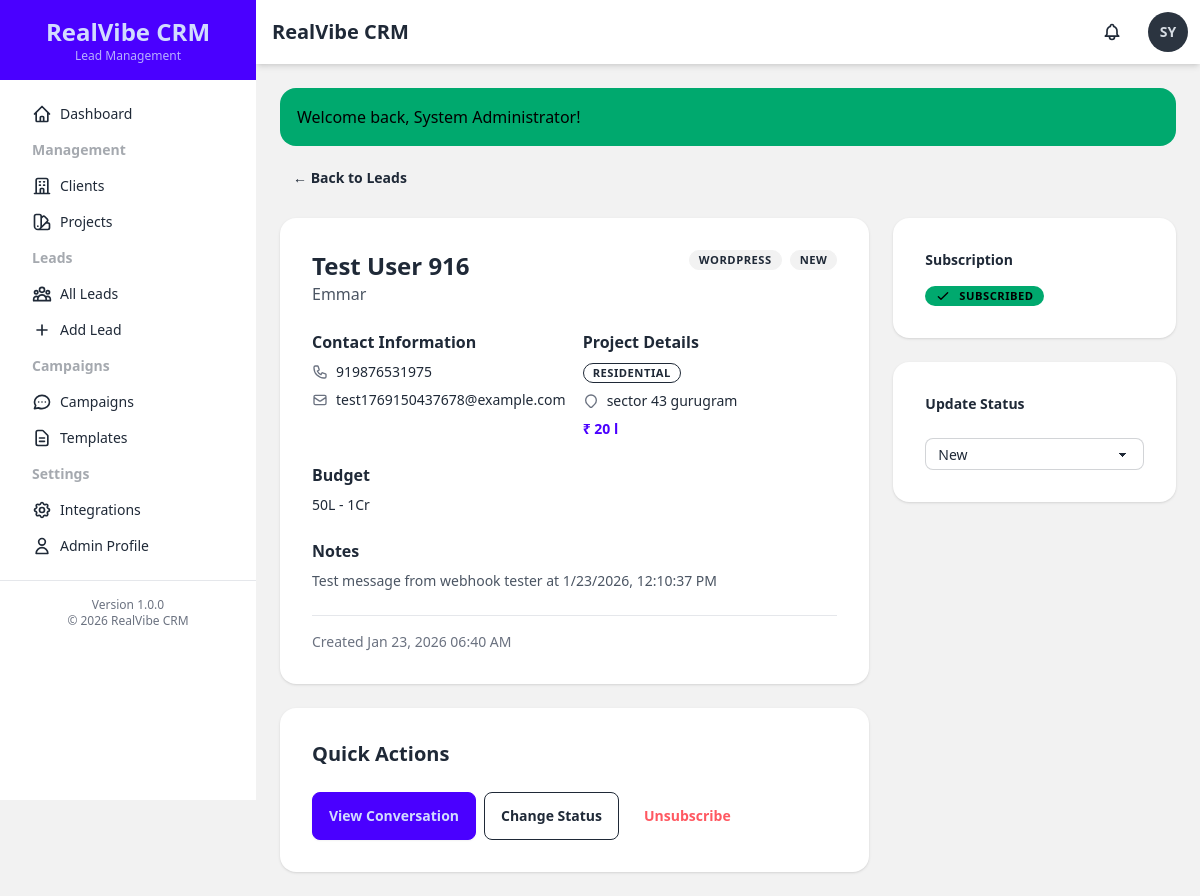
Page /leads/2 (signed in) on the committed database.
### tables this page shows
CREATE TABLE `users` (
  `id` int(11) NOT NULL AUTO_INCREMENT,
  `username` varchar(50) NOT NULL,
  `email` varchar(100) NOT NULL,
  `password` varchar(255) NOT NULL,
  `full_name` varchar(100) NOT NULL,
  `role` enum('admin','manager','agent') NOT NULL DEFAULT 'agent',
  `is_active` tinyint(1) NOT NULL DEFAULT 1,
  `created_at` timestamp NOT NULL DEFAULT current_timestamp(),
  `updated_at` timestamp NOT NULL DEFAULT current_timestamp() ON UPDATE current_timestamp(),
  PRIMARY KEY (`id`),
  UNIQUE KEY `username` (`username`),
  UNIQUE KEY `email` (`email`),
  KEY `idx_role` (`role`),
  KEY `idx_is_active` (`is_active`)
);

CREATE TABLE `leads` (
  `id` int(11) NOT NULL AUTO_INCREMENT,
  `project_id` int(11) NOT NULL,
  `name` varchar(100) NOT NULL,
  `phone` varchar(20) NOT NULL,
  `email` varchar(100) DEFAULT NULL,
  `source` enum('meta','wordpress','linkedin','manual','other') NOT NULL DEFAULT 'manual',
  `meta_form_id` varchar(255) DEFAULT NULL COMMENT 'Meta Lead Form ID',
  `meta_lead_id` varchar(255) DEFAULT NULL COMMENT 'Meta Lead ID for tracking',
  `meta_ad_id` varchar(255) DEFAULT NULL COMMENT 'Meta Ad ID that generated this lead',
  `meta_campaign_id` varchar(255) DEFAULT NULL COMMENT 'Meta Campaign ID',
  `status` enum('new','contacted','interested','qualified','converted','lost') NOT NULL DEFAULT 'new',
  `is_subscribed` tinyint(1) NOT NULL DEFAULT 1,
  `budget` varchar(100) DEFAULT NULL,
  `notes` text DEFAULT NULL,
  `lead_data` longtext DEFAULT NULL CHECK (json_valid(`lead_data`)),
  `assigned_to` int(11) DEFAULT NULL,
  `created_at` timestamp NOT NULL DEFAULT current_timestamp(),
  `updated_at` timestamp NOT NULL DEFAULT current_timestamp() ON UPDATE current_timestamp(),
  PRIMARY KEY (`id`),
  UNIQUE KEY `unique_phone_project` (`phone`,`project_id`),
  KEY `idx_project_id` (`project_id`),
  KEY `idx_phone` (`phone`),
  KEY `idx_email` (`email`),
  KEY `idx_source` (`source`),
  KEY `idx_status` (`status`),
  KEY `idx_is_subscribed` (`is_subscribed`),
  KEY `idx_assigned_to` (`assigned_to`),
  KEY `idx_created_at` (`created_at`),
  KEY `idx_meta_form` (`meta_form_id`,`meta_lead_id`),
  CONSTRAINT `fk_leads_assigned_to` FOREIGN KEY (`assigned_to`) REFERENCES `users` (`id`) ON DELETE SET NULL,
  CONSTRAINT `fk_leads_project_id` FOREIGN KEY (`project_id`) REFERENCES `projects` (`id`) ON DELETE CASCADE
);

CREATE TABLE `projects` (
  `id` int(11) NOT NULL AUTO_INCREMENT,
  `client_id` int(11) NOT NULL,
  `project_name` varchar(150) NOT NULL,
  `project_type` varchar(50) DEFAULT NULL,
  `location` varchar(200) DEFAULT NULL,
  `description` text DEFAULT NULL,
  `welcome_message` text DEFAULT NULL,
  `whatsapp_provider` varchar(50) DEFAULT 'default' COMMENT 'WhatsApp provider: default, aisensy, whatsapp_api, twilio',
  `aisensy_campaign_name` varchar(100) DEFAULT NULL COMMENT 'AiSensy campaign name (required when provider is aisensy)',
  `price_range` varchar(100) DEFAULT NULL,
  `brochure_url` varchar(255) DEFAULT NULL,
  `is_active` tinyint(1) NOT NULL DEFAULT 1,
  `created_at` timestamp NOT NULL DEFAULT current_timestamp(),
  `updated_at` timestamp NOT NULL DEFAULT current_timestamp() ON UPDATE current_timestamp(),
  PRIMARY KEY (`id`),
  KEY `idx_client_id` (`client_id`),
  KEY `idx_is_active` (`is_active`),
  CONSTRAINT `fk_projects_client_id` FOREIGN KEY (`client_id`) REFERENCES `clients` (`id`) ON DELETE CASCADE
);

### views/leads/view.php (the view, shortened to what the rows shown need)
<?php
include BASE_PATH . 'views/layouts/header.php';
?>
<div class="mb-6">
    <a href="<?= url('leads') ?>" class="btn btn-ghost btn-sm">← Back to Leads</a>
</div>
<div class="grid grid-cols-1 lg:grid-cols-3 gap-6">
    <div class="lg:col-span-2 space-y-6">
        <div class="card bg-base-100 shadow">
            <div class="card-body">
                <div class="flex justify-between items-start mb-4">
                    <div>
                        <h2 class="card-title text-2xl"><?= e($lead['name']) ?></h2>
                        <p class="text-gray-600"><?= e($lead['project_name']) ?></p>
                    </div>
                    <div class="flex gap-2">
                        <?= sourceBadge($lead['source']) ?>
                        <?= statusBadge($lead['status']) ?>
                    </div>
                </div>
                <div class="grid grid-cols-1 md:grid-cols-2 gap-4">
                    <div>
                        <h3 class="font-semibold mb-2">Contact Information</h3>
                        <div class="space-y-2 text-sm">
                            <div class="flex items-center gap-2">
                                <span><?= e($lead['phone']) ?></span>
                            </div>
                            <?php if ($lead['email']): ?>
                            <div class="flex items-center gap-2">
                                <svg xmlns="http://www.w3.org/2000/svg" class="h-4 w-4 text-gray-500" fill="none" viewBox="0 0 24 24" stroke="currentColor">
                                    <path stroke-linecap="round" stroke-linejoin="round" stroke-width="2" d="M3 8l7.89 5.26a2 2 0 002.22 0L21 8M5 19h14a2 2 0 002-2V7a2 2 0 00-2-2H5a2 2 0 00-2 2v10a2 2 0 002 2z" />
                                </svg>
                                <span><?= e($lead['email']) ?></span>
                            </div>
                            <?php endif; ?>
                        </div>
                    </div>
                    <div>
                        <h3 class="font-semibold mb-2">Project Details</h3>
                        <div class="space-y-2 text-sm">
                            <div><span class="badge badge-outline"><?= e($lead['project_type'] ?? 'N/A') ?></span></div>
                            <?php if ($lead['project_location']): ?>
                            <div class="flex items-center gap-2">
                                <svg xmlns="http://www.w3.org/2000/svg" class="h-4 w-4 text-gray-500" fill="none" viewBox="0 0 24 24" stroke="currentColor">
                                    <path stroke-linecap="round" stroke-linejoin="round" stroke-width="2" d="M17.657 16.657L13.414 20.9a1.998 1.998 0 01-2.827 0l-4.244-4.243a8 8 0 1111.314 0z" />
                                </svg>
                                <span><?= e($lead['project_location']) ?></span>
                            </div>
                            <?php endif; ?>
                            <?php if ($lead['price_range']): ?>
                            <div class="font-semibold text-primary">₹ <?= e($lead['price_range']) ?></div>
                            <?php endif; ?>
                        </div>
                    </div>
                </div>
                <?php if ($lead['budget']): ?>
                <div class="mt-4">
                    <h3 class="font-semibold mb-2">Budget</h3>
                    <p class="text-sm"><?= e($lead['budget']) ?></p>
                </div>
                <?php endif; ?>
                <?php if ($lead['notes']): ?>
                <div class="mt-4">
                    <h3 class="font-semibold mb-2">Notes</h3>
                    <p class="text-sm text-gray-600"><?= e($lead['notes']) ?></p>
                </div>
                <?php endif; ?>
                <div class="mt-4 pt-4 border-t text-sm text-gray-500">
                    Created <?= timeAgo($lead['created_at']) ?>
                </div>
            </div>
        </div>
        <div class="card bg-base-100 shadow">
            <div class="card-body">
                <h3 class="card-title mb-4">Quick Actions</h3>
                <div class="flex flex-wrap gap-2">
                    <a href="<?= url("leads/{$lead['id']}/conversation") ?>" class="btn btn-primary">
                        View Conversation
                    </a>
                    <button class="btn btn-outline" onclick="updateStatus()">Change Status</button>
                    <?php if ($lead['is_subscribed']): ?>
                        <button class="btn btn-ghost text-error" onclick="unsubscribeLead()">Unsubscribe</button>
                    <?php else: ?>
                        <button class="btn btn-ghost text-success" onclick="resubscribeLead()">Resubscribe</button>
                    <?php endif; ?>
                </div>
            </div>
        </div>
    </div>
    <div class="space-y-6">
        <div class="card bg-base-100 shadow">
            <div class="card-body">
                <h3 class="card-title text-sm mb-2">Subscription</h3>
                <?php if ($lead['is_subscribed']): ?>
                    <div class="badge badge-success gap-2">
                        <svg xmlns="http://www.w3.org/2000/svg" class="h-4 w-4" fill="none" viewBox="0 0 24 24" stroke="currentColor">
                            <path stroke-linecap="round" stroke-linejoin="round" stroke-width="2" d="M5 13l4 4L19 7" />
                        </svg>
                        Subscribed
                    </div>
                <?php endif; ?>
            </div>
        </div>
        <div class="card bg-base-100 shadow">
            <div class="card-body">
                <h3 class="card-title text-sm mb-4">Update Status</h3>
                <select id="status-select" class="select select-bordered select-sm w-full" onchange="quickUpdateStatus(this.value)">
                    <option value="new" <?= selected($lead['status'], 'new') ?>>New</option>
                </select>
            </div>
        </div>
    </div>
</div>
<?php include BASE_PATH . 'views/layouts/footer.php'; ?>

### views/layouts/header.php (shortened to what the rows shown need)
<?php requireLogin(); $user = getCurrentUser(); ?>
<!DOCTYPE html>
<html lang="en" data-theme="light">
<head>
    <link href="https://cdn.jsdelivr.net/npm/daisyui@latest/dist/full.css" rel="stylesheet" type="text/css" />
    <script src="https://cdn.tailwindcss.com"></script>
    <link rel="stylesheet" href="<?= asset('css/custom.css') ?>">
</head>
<body class="bg-base-200">
    <div class="drawer lg:drawer-open">
        <div class="drawer-content flex flex-col">
            <div class="navbar bg-base-100 shadow-md">
                <div class="flex-1">
                    <h1 class="text-xl font-bold ml-2"><?= APP_NAME ?></h1>
                </div>
                <div class="flex-none gap-2">
                    <div class="dropdown dropdown-end">
                        <label tabindex="0" id="notificationBell" class="btn btn-ghost btn-circle">
                            <div class="indicator">
                            </div>
                        </label>
                    </div>
                    <div class="dropdown dropdown-end">
                        <label tabindex="0" class="btn btn-ghost btn-circle avatar placeholder">
                            <div class="bg-neutral text-neutral-content rounded-full w-10">
                                <span><?= strtoupper(substr($user['full_name'], 0, 2)) ?></span>
                            </div>
                        </label>
                    </div>
                </div>
            </div>
            <div class="p-4 lg:p-6">
                <?php $flash = getFlashMessage(); if ($flash): ?>
                    <div class="alert alert-<?= $flash['type'] === 'error' ? 'error' : $flash['type'] ?> mb-4 flash-message">
                        <span><?= e($flash['message']) ?></span>
                    </div>
                <?php endif; ?>

### includes/helpers.php (shortened to what the rows shown need)
<?php
function asset($path) {
    return BASE_URL . '/assets/' . ltrim($path, '/');
}
function url($path = '') {
    return BASE_URL . '/' . ltrim($path, '/');
}
function e($string) {
    return htmlspecialchars($string ?? '', ENT_QUOTES, 'UTF-8');
}
function selected($value, $compare) {
    return $value == $compare ? 'selected' : '';
}
function statusBadge($status) {
    $badges = [
        'new' => '<span class="badge badge-info">New</span>',
        'contacted' => '<span class="badge badge-primary">Contacted</span>',
        'interested' => '<span class="badge badge-warning">Interested</span>',
        'qualified' => '<span class="badge badge-success">Qualified</span>',
        'converted' => '<span class="badge badge-success">Converted</span>',
        'lost' => '<span class="badge badge-error">Lost</span>',
        'active' => '<span class="badge badge-success">Active</span>',
        'paused' => '<span class="badge badge-warning">Paused</span>',
        'completed' => '<span class="badge badge-info">Completed</span>',
        'cancelled' => '<span class="badge badge-error">Cancelled</span>',
        'unsubscribed' => '<span class="badge badge-error">Unsubscribed</span>',
    ];
    return $badges[$status] ?? '<span class="badge badge-ghost">' . ucfirst($status) . '</span>';
}
function sourceBadge($source) {
    $badges = [
        'meta' => '<span class="badge badge-primary">Meta/Facebook</span>',
        'wordpress' => '<span class="badge badge-info">WordPress</span>',
        'linkedin' => '<span class="badge badge-accent">LinkedIn</span>',
        'manual' => '<span class="badge badge-ghost">Manual</span>',
        'other' => '<span class="badge badge-ghost">Other</span>',
    ];
    return $badges[$source] ?? '<span class="badge badge-ghost">' . ucfirst($source) . '</span>';
}

### rows in the picture
users: full_name "SY"
leads: name "Test User 916", project.project_name "Emmar", source "WORDPRESS", status "NEW", phone "919876531975", email "test1769150437678@example.com", project.project_type "RESIDENTIAL", project.location "sector 43 gurugram", project.price_range "20 l", budget "50L - 1Cr", notes "Test message from webhook tester at 1/23/2026, 12:10:37 PM", created_at "Jan 23, 2026 06:40 AM"

### other values in the picture
APP_NAME "RealVibe CRM"
$flash['message'] "Welcome back, System Administrator!"
APP_VERSION "1.0.0"
